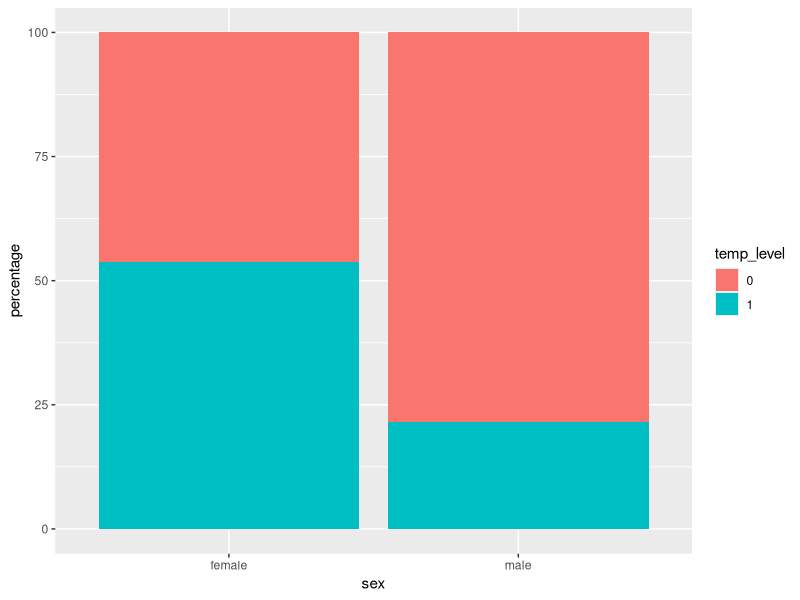
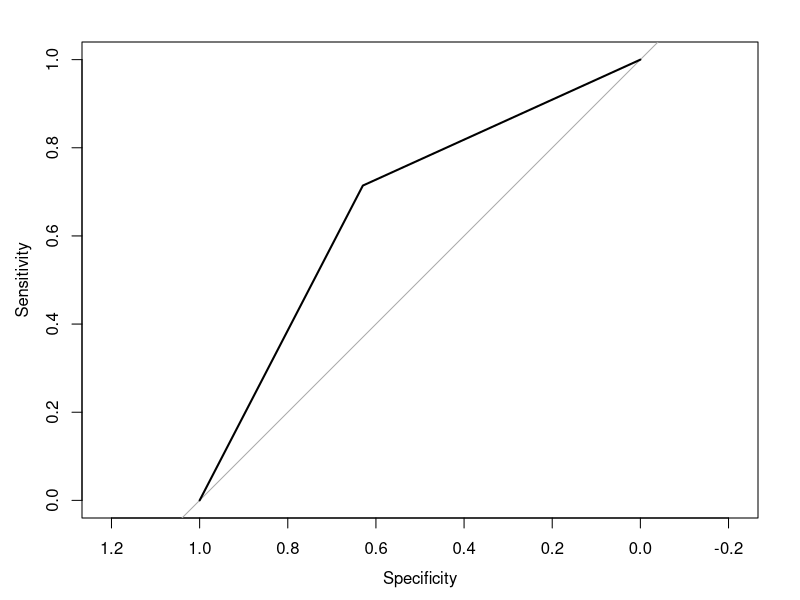
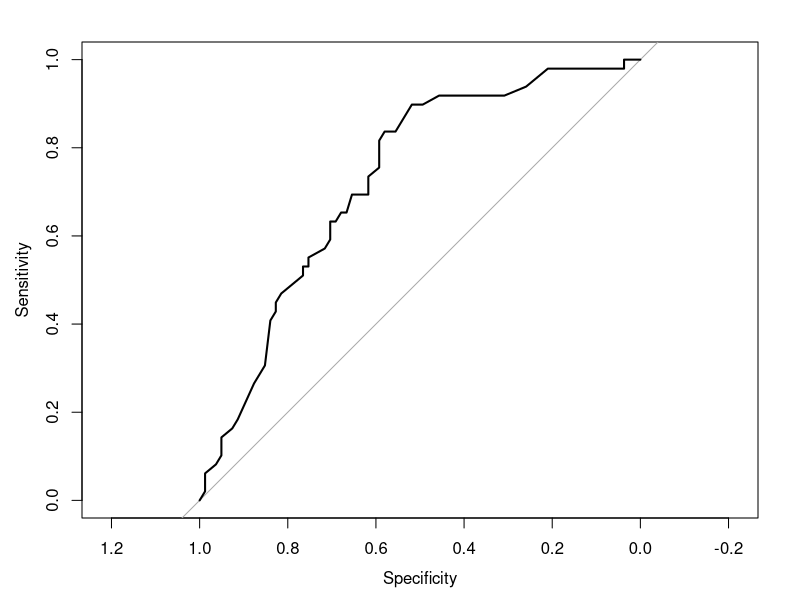

R code for these plots, in order:
# The data in this document consists of body temperature measurements and heart rate measurements for 65 men and 65
# women.  Save the data to excel and read the data into R.  Use this data to address the following questions.

library(plyr)
setwd("/Users/anthony.valencia/met/cs555/assignments/06/")
data <- read.csv("data.csv")


# (1) We are interested in whether the proportion of men and women with body temperatures greater than or equal to
# 98.6 degrees Fahrenheit are equal. Therefore, we need to dichotomize the body temperature variable. Create a new
# variable, called “temp_level” in which temp_level = 1 if body temperature >= 98.6 and temp_level=0 if body temperature
# < 98.6. (1 point)
data$temp_level <- ifelse(data$temp>=98.6, 1, 0)


# (2) Summarize the data relating to body temperature level by sex. (2 points)
dat1 <- data.frame(
  sex = factor(c("female", "female", "male", "male")),
  temp_level = factor(c(0, 1, 0, 1), levels=c(0, 1)),
  percentage = c(
    nrow(data[data$sex==2 & data$temp_level==0,])*100/65,
    nrow(data[data$sex==2 & data$temp_level==1,])*100/65,
    nrow(data[data$sex==1 & data$temp_level==0,])*100/65,
    nrow(data[data$sex==1 & data$temp_level==1,])*100/65
  )
)
library(ggplot2)
ggplot(data=dat1, aes(x=sex, y=percentage, fill=temp_level)) + geom_bar(stat="identity")
# females run slightly hotter with a little over 50% of females with a temp level above 98.6F.
# males run mostly colder with around 22% running below 98.6F.

# (3) Calculate the risk difference.  Formally test (at the α=.05 level) whether the proportion of people with higher
# body temperatures (greater than or equal to 98.6) is the same across men and women, based on this effect measure.
# Do females have higher body temperatures than males? (4.5 points)
female_0 <- nrow(data[data$sex==2 & data$temp_level==0,])
female_1 <- nrow(data[data$sex==2 & data$temp_level==1,])
male_0 <- nrow(data[data$sex==1 & data$temp_level==0,])
male_1 <- nrow(data[data$sex==1 & data$temp_level==1,])
p_hat_1 <- female_0/(female_0+female_1)
p_hat_2 <- male_0/(male_0+male_1)
p_hat_1-p_hat_2
# -0.3230769.  Meaning about 32% more males have a colder temp level.  Here 0 (<98.6) was taken as the success event.
# 1) Set up the hypotheses and select the alpha level
# h0: p1 = p2
# h1: p1 != p2
# alpha=0.05
#
# 2) Select the appropriate test statistic
# z = (p_hat_1 - p_hat_2)/(sqrt(p_hat*(1-p_hat)*((1/n1)+(1/n2))))
#
# 3) State the decision rule
# Critical value from the standard normal distribution for a right hand tail probability of alpha/2 = 0.05/2 = 0.025
# Decision Rule: Reject h0 if |z| >= 1.960
# Otherwise, do not reject h0
# 4) Compute the test statistic and the associated p-value
n1 <- nrow(data[data$sex==2,])
n2 <- nrow(data[data$sex==1,])
p_hat <- (female_0+male_0)/(n1+n2)
z <- (p_hat_1 - p_hat_2)/(sqrt(p_hat * (1-p_hat) * (1/(n1)+(1/n2)) ))
abs(z)
# 3.800585
# 5) reject h0 since 3.800585>=1.960.
# females do have higher body temperatures than men as shown from p_hat_1-p_hat_2 value.


# (4) Perform a logistic regression with sex as the only explanatory variable.  Formally test (at the α=.05 level) if
# the odds of having a temperature greater than or equal to 98.6 is the same between males and females.   Include the
# odds ratio for sex and the associated 95% confidence interval based on the model in your summary and interpret this
# value.  What is the c-statistic for this model? (5.5 points)
m <- glm(data$temp_level ~ data$sex, family=binomial)
summary(m)
beta_1 <- 1.4469
se_beta_1 <- 0.3911
# 1) Set up the hypothesis and select the alpha level
# h0: beta_1=0 or =1 (there is no association between sex and temp level)
# h1: beta_1!=0 or !=1 (there is an association between sex and temp level)
# alpha=0.05
#
# 2) select the appropriate test statistic
# z = beta_1/se_beta_1
#
# 3) state the decision rule
# determine the appropriate value from the standard normal distribution associated with the right hand tail
# probability of alpha/2=0.025
# using the table, this is 1.960
# decision rule: reject h0 if |z|>=1.960 or reject h0 if p<=a.  otherwise, do not reject h0.
#
# 4) compute the test statistic
z <- beta_1/se_beta_1
# z=3.699565
#
# 5) conclusion
# reject h0 since 3.699565>=1.960.  or since <=alpha.  we have significant evidence at the alpha=0.05 level
# that beta_1!=0.  That is, there is evidence of an association between sex and temp level.
#
# c-statistic
library(pROC)
data$prob <- predict(m, type=c("response"))
g <- roc(data$temp_level ~ data$prob)
# Area under the curve (c-statistic): 0.672
plot(g)

# (5) Perform a multiple logistic regression predicting body temperature level from sex and heart rate.  Summarize
# briefly the output from this model.  Give the odds ratio for sex and heart rate (for a 10 beat increase).  What is
# the c-statistic of this model?  (5 points)
m <- glm(data$temp_level ~ data$sex + data$Heart.rate, family=binomial)
summary(m)
beta_1 <- 1.38919     # sex
se_beta_1 <- 0.39868  # sex
beta_2 <- 0.06337     # heart_rate
se_beta_2 <- 0.02850  # heart_rate
# odds ratio
# per 10 unit increase:
exp(m$coefficients[2]*10)
# sex: 1079345
exp(m$coefficients[3]*10)
# heart rate: 1.884521
# c-statistic
data$prob <-predict(m, type=c("response"))
g <- roc(data$temp_level ~ data$prob)
# Area under the curve (c-statistic): 0.7289
plot(g)

# (6) Which model fit the data better?  Support your response with evidence from your output.  Present the ROC curve for
# the model you choose. (2 points)
